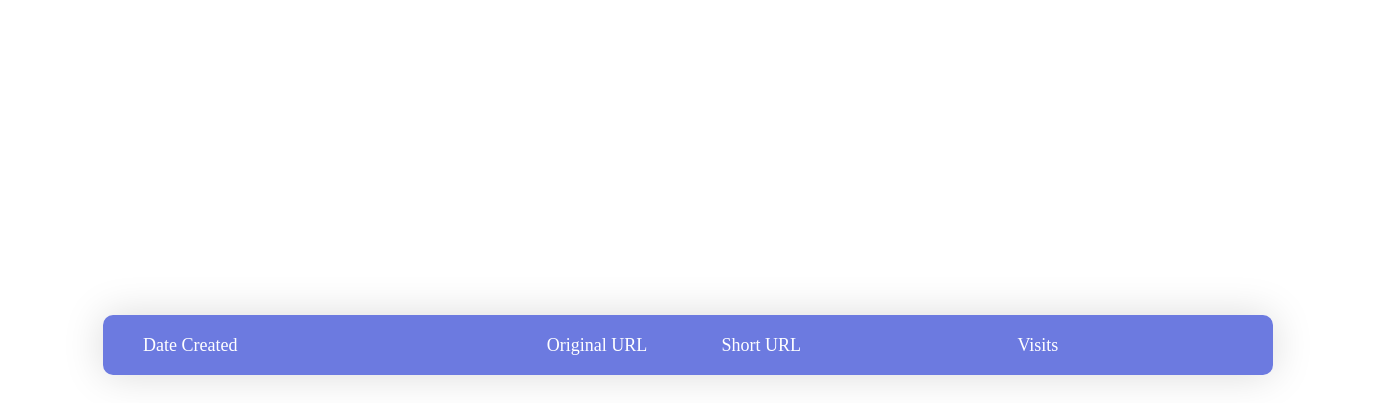
The page /myurl on the database as committed earlier.
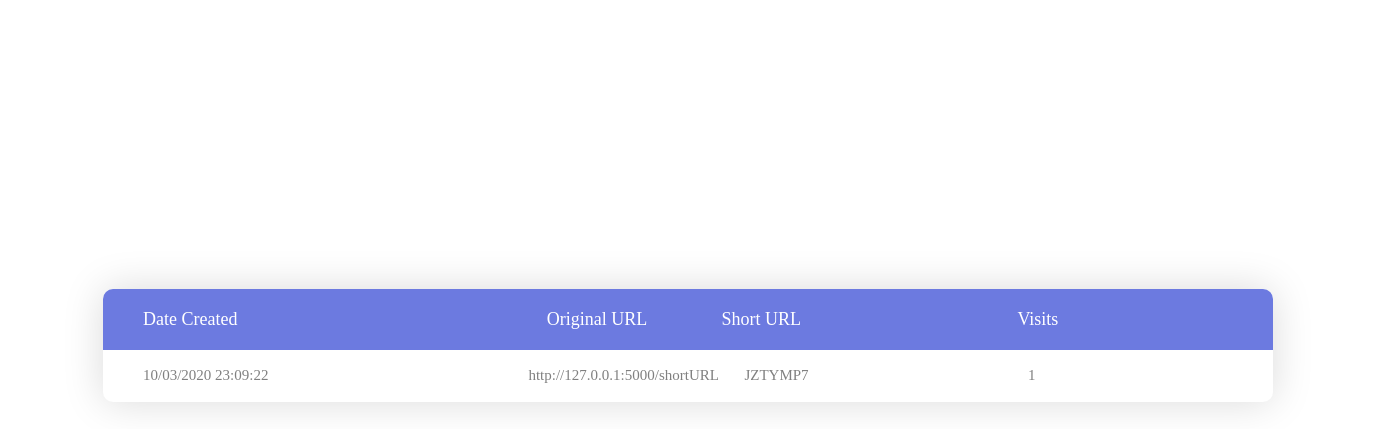
The same page on the database as committed later.
### tables this page shows
CREATE TABLE link ( userid VARCHAR(15),
                   original_url VARCHAR(500),
                   short_url VARCHAR(250)
                   UNIQUE, visits VARCHAR(30),
                   date_created VARCHAR(30),
                   FOREIGN KEY (userid) REFERENCES user(userid));

### urlserver.py (the view)
@app.route('/myurl')
def myurl():
    userID = str(request.cookies.get('userID'))
    if userID != "0":
        ml = conn.cursor()
        cursor = ml.execute('SELECT date_created, original_url, short_url, visits FROM link where userid="%s"'%userID)
        items = cursor.fetchall()
        return render_template('myURLstats.html', items=items)
    else:
        return render_template('home.html', lval="Login")

### templates/myURLstats.html (shortened to what this page needs)
<!DOCTYPE html>
<html lang="en">
<head>
	<link rel="stylesheet" type="text/css" href="{{url_for('static',filename='styles/bootstrap.min.css')}}">
	<link rel="stylesheet" type="text/css" href="{{url_for('static',filename='styles/font-awesome.min.css')}}">
	<link rel="stylesheet" type="text/css" href="{{url_for('static',filename='styles/animate.css')}}">
	<link rel="stylesheet" type="text/css" href="{{url_for('static',filename='styles/select2.min.css')}}">
	<link rel="stylesheet" type="text/css" href="{{url_for('static',filename='styles/perfect-scrollbar.css')}}">
	<link rel="stylesheet" type="text/css" href="{{url_for('static',filename='styles/util.css')}}">
    <link rel="stylesheet" type="text/css" href="{{url_for('static',filename='styles/main.css')}}">
</head>
<body style="background-image:url({{url_for('static', filename='img/bg.jpeg')}})">
	<div class="limiter">
		<div class="container-table100">
			<div class="wrap-table100">
				<div class="table100 ver1 m-b-110">
					<div class="table100-head">
						<table>
							<thead>
								<tr class="row100 head">
									<th class="cell100 column1">Date Created</th>
									<th class="cell100 column2">Original URL</th>
									<th class="cell100 column3">Short URL</th>
									<th class="cell100 column4">Visits</th>
								</tr>
							</thead>
						</table>
					</div>
					<div class="table100-body js-pscroll">
						<table>
							<tbody>
								{% for item in items %}
								<tr class="row100 body">
									<td style="max-width: 100px; overflow: hidden; text-overflow: ellipsis;" class="cell100 column1">{{item[0]}}</td>
									<td style="max-width: 500px; overflow: hidden; text-overflow: ellipsis;" class="cell100 column2">{{item[1]}}</td>
									<td style="max-width: 100px; overflow: hidden; text-overflow: ellipsis;" class="cell100 column3">{{item[2]}}</td>
									<td style="max-width: 100px; overflow: hidden; text-overflow: ellipsis;"   class="cell100 column4">{{item[3]}}</td>
								</tr>
								{% endfor %}
							</tbody>
						</table>
					</div>
				</div>
					</div>
				</div>
			</div>
</body>
</html>

### static/styles/perfect-scrollbar.css (style rules this page uses)
.ps { overflow: hidden !important; overflow-anchor: none; -ms-overflow-style: none; touch-action: auto; -ms-touch-action: auto; }

### static/styles/main.css (style rules this page uses)
* { margin: 0px; padding: 0px; box-sizing: border-box; }
body, html { height: 100%; font-family: sans-serif; }
.js-pscroll { position: relative; overflow: hidden; }
.limiter { width: 1366px; margin: 0 auto; }
.container-table100 { width: 100%; min-height: 100vh; background: #fff; display: -webkit-box; display: -webkit-flex; display: -moz-box; display: -ms-flexbox; display: flex; align-items: center; justify-content: center; flex-wrap: wrap; padding: 33px 30px; }
.wrap-table100 { width: 1170px; }
.table100 { background-color: #fff; }
table { width: 100%; }
th, td { font-weight: unset; padding-right: 10px; }
.column1 { width: 33%; padding-left: 40px; }
.column2 { width: 13%; }
.column3 { width: 22%; }
.column4 { width: 19%; }
.table100-head th { padding-top: 18px; padding-bottom: 18px; }
.table100-body td { padding-top: 16px; padding-bottom: 16px; }
.table100 { position: relative; padding-top: 60px; }
.table100-head { position: absolute; width: 100%; top: 0; left: 0; }
.table100-body { max-height: 585px; overflow: auto; }
.table100.ver1 th { font-family: Lato-Bold; font-size: 18px; color: #fff; line-height: 1.4; background-color: #6c7ae0; }
.table100.ver1 td { font-family: Lato-Regular; font-size: 15px; color: #808080; line-height: 1.4; }
.table100.ver1 { border-radius: 10px; overflow: hidden; box-shadow: 0 0px 40px 0px rgba(0, 0, 0, 0.15); -moz-box-shadow: 0 0px 40px 0px rgba(0, 0, 0, 0.15); -webkit-box-shadow: 0 0px 40px 0px rgba(0, 0, 0, 0.15); -o-box-shadow: 0 0px 40px 0px rgba(0, 0, 0, 0.15); -ms-box-shadow: 0 0px 40px 0px rgba(0, 0, 0, 0.15); }

Rows that differ between the two databases and show on the page:
added link: date_created "10/03/2020 23:09:22", original_url "http://127.0.0.1:5000/shortURL", short_url "JZTYMP7", visits "1"
